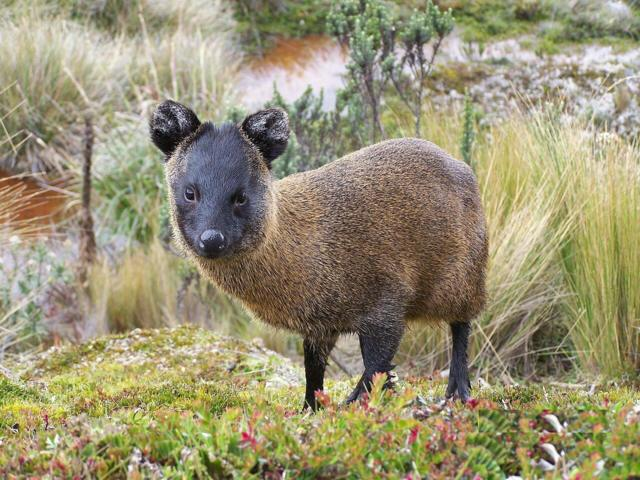
#> input picture pudu.jpg, 640 x 480 px, found by its file name
$ python '09 - manejo_img.py'
#> lines starting #> are read from the running program, lines starting #| are printed output that depends on the picture
import cv2
import numpy as np
import imutils

imagen = cv2.imread("pudu.jpg")
#> imagen is the input picture: shape (480, 640, 3); mean B, G, R 115.5, 145.8, 153
ancho = imagen.shape[1] #columnas
#> ancho = 640
alto = imagen.shape[0] # filas
#> alto = 480

# Traslación
M = np.float32([[1,0,100],[0,1,150]])
img_traslacion = cv2.warpAffine(imagen,M,(ancho,alto))
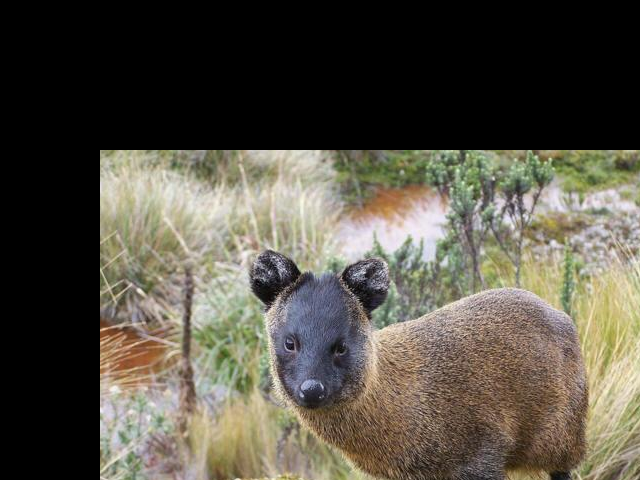
#> img_traslacion: shape (480, 640, 3); mean B, G, R 70.6, 82.1, 86.8

# Rotación
M = cv2.getRotationMatrix2D((ancho//2,alto//2),15,1)
img_rotacion = cv2.warpAffine(imagen,M,(ancho,alto))
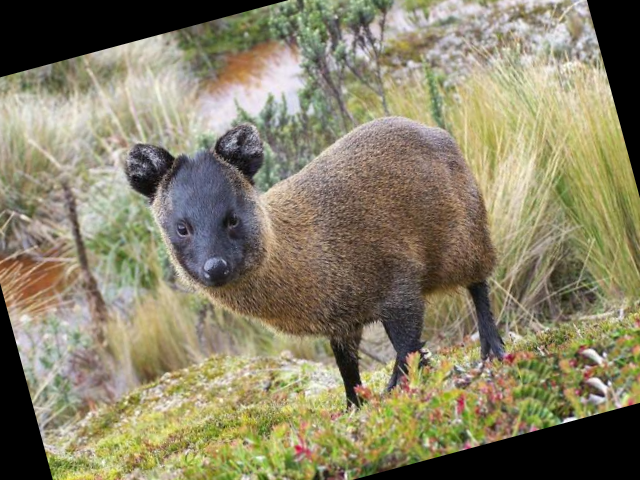
#> img_rotacion: shape (480, 640, 3); mean B, G, R 103.8, 129.8, 136.7

# Escalado con cv2
img_escalado = cv2.resize(imagen, (600,300), interpolation = cv2.INTER_CUBIC)
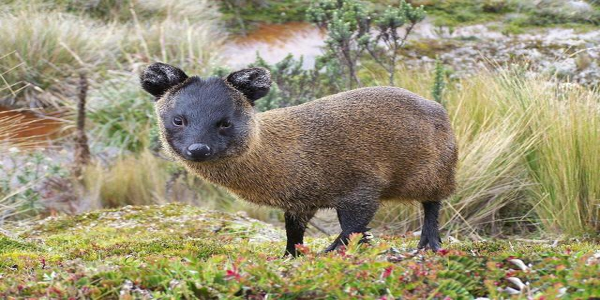
#> img_escalado: shape (300, 600, 3); mean B, G, R 115.5, 145.8, 153

# Escalado con imutils
img_escalado_imutils = imutils.resize(imagen, width = 300)
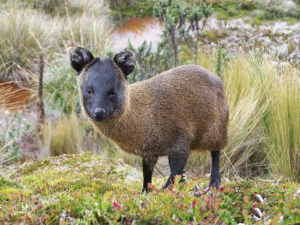
#> img_escalado_imutils: shape (225, 300, 3); mean B, G, R 115.5, 145.8, 153

# Recorte
img_recortada = imagen[80:280,140:300]
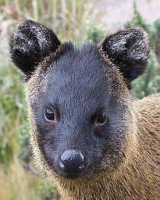
#> img_recortada: shape (200, 160, 3); mean B, G, R 119.3, 125.9, 130.4

cv2.imshow("Imagen", imagen)
cv2.imshow("Traslacion", img_traslacion)
cv2.imshow("Rotacion", img_rotacion)
cv2.imshow("Escalado cv2", img_escalado)
cv2.imshow("Escalado imutils", img_escalado_imutils)
cv2.imshow("Recortada", img_recortada)
cv2.waitKey(0)
cv2.destroyAllWindows()
